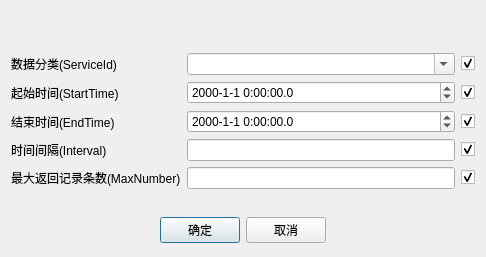
<?xml version="1.0" encoding="UTF-8"?>
<ui version="4.0">
 <class>CTcpEdgeTestHisServiceDlg</class>
 <widget class="QDialog" name="CTcpEdgeTestHisServiceDlg">
  <property name="geometry">
   <rect>
    <x>0</x>
    <y>0</y>
    <width>486</width>
    <height>257</height>
   </rect>
  </property>
  <property name="sizePolicy">
   <sizepolicy hsizetype="Expanding" vsizetype="Expanding">
    <horstretch>0</horstretch>
    <verstretch>0</verstretch>
   </sizepolicy>
  </property>
  <property name="windowTitle">
   <string>连接</string>
  </property>
  <layout class="QGridLayout" name="gridLayout">
   <property name="margin">
    <number>0</number>
   </property>
   <item row="3" column="0">
    <layout class="QHBoxLayout" name="horizontalLayout">
     <property name="margin">
      <number>11</number>
     </property>
     <item>
      <spacer name="horizontalSpacer">
       <property name="orientation">
        <enum>Qt::Horizontal</enum>
       </property>
       <property name="sizeHint" stdset="0">
        <size>
         <width>40</width>
         <height>20</height>
        </size>
       </property>
      </spacer>
     </item>
     <item>
      <widget class="QPushButton" name="btnOK">
       <property name="text">
        <string>确定</string>
       </property>
      </widget>
     </item>
     <item>
      <widget class="QPushButton" name="btnCancel">
       <property name="text">
        <string>取消</string>
       </property>
      </widget>
     </item>
     <item>
      <spacer name="horizontalSpacer_2">
       <property name="orientation">
        <enum>Qt::Horizontal</enum>
       </property>
       <property name="sizeHint" stdset="0">
        <size>
         <width>40</width>
         <height>20</height>
        </size>
       </property>
      </spacer>
     </item>
    </layout>
   </item>
   <item row="0" column="0">
    <layout class="QHBoxLayout" name="horizontalLayout_3">
     <item>
      <widget class="QWidget" name="title" native="true">
       <property name="minimumSize">
        <size>
         <width>0</width>
         <height>36</height>
        </size>
       </property>
       <property name="maximumSize">
        <size>
         <width>16777215</width>
         <height>36</height>
        </size>
       </property>
       <layout class="QHBoxLayout" name="horizontalLayout_4">
        <property name="margin">
         <number>0</number>
        </property>
        <item>
         <widget class="QLabel" name="titleName">
          <property name="text">
           <string/>
          </property>
         </widget>
        </item>
        <item>
         <spacer name="horizontalSpacer_3">
          <property name="orientation">
           <enum>Qt::Horizontal</enum>
          </property>
          <property name="sizeHint" stdset="0">
           <size>
            <width>255</width>
            <height>11</height>
           </size>
          </property>
         </spacer>
        </item>
       </layout>
      </widget>
     </item>
    </layout>
   </item>
   <item row="1" column="0">
    <layout class="QGridLayout" name="gridLayout_2">
     <property name="margin">
      <number>11</number>
     </property>
     <item row="0" column="1">
      <widget class="QComboBox" name="_ServiceId_">
       <property name="sizePolicy">
        <sizepolicy hsizetype="Expanding" vsizetype="Fixed">
         <horstretch>0</horstretch>
         <verstretch>0</verstretch>
        </sizepolicy>
       </property>
       <property name="editable">
        <bool>true</bool>
       </property>
      </widget>
     </item>
     <item row="3" column="0">
      <widget class="QLabel" name="label_6">
       <property name="text">
        <string>时间间隔(Interval)</string>
       </property>
      </widget>
     </item>
     <item row="2" column="1">
      <widget class="QDateTimeEdit" name="_EndTime_">
       <property name="minimumDate">
        <date>
         <year>1970</year>
         <month>1</month>
         <day>1</day>
        </date>
       </property>
       <property name="currentSection">
        <enum>QDateTimeEdit::YearSection</enum>
       </property>
       <property name="displayFormat">
        <string>yyyy-M-d H:mm:ss.z</string>
       </property>
       <property name="timeSpec">
        <enum>Qt::LocalTime</enum>
       </property>
      </widget>
     </item>
     <item row="1" column="0">
      <widget class="QLabel" name="label_4">
       <property name="text">
        <string>起始时间(StartTime)</string>
       </property>
      </widget>
     </item>
     <item row="2" column="0">
      <widget class="QLabel" name="label_5">
       <property name="text">
        <string>结束时间(EndTime)</string>
       </property>
      </widget>
     </item>
     <item row="0" column="0">
      <widget class="QLabel" name="labelServiceId">
       <property name="text">
        <string>数据分类(ServiceId)</string>
       </property>
      </widget>
     </item>
     <item row="0" column="2">
      <widget class="QCheckBox" name="__ServiceId__">
       <property name="text">
        <string/>
       </property>
       <property name="checked">
        <bool>true</bool>
       </property>
      </widget>
     </item>
     <item row="3" column="1">
      <widget class="QLineEdit" name="_Interval_"/>
     </item>
     <item row="3" column="2">
      <widget class="QCheckBox" name="__Interval__">
       <property name="text">
        <string/>
       </property>
       <property name="checked">
        <bool>true</bool>
       </property>
      </widget>
     </item>
     <item row="1" column="1">
      <widget class="QDateTimeEdit" name="_StartTime_">
       <property name="minimumDate">
        <date>
         <year>1970</year>
         <month>1</month>
         <day>1</day>
        </date>
       </property>
       <property name="currentSection">
        <enum>QDateTimeEdit::YearSection</enum>
       </property>
       <property name="displayFormat">
        <string>yyyy-M-d H:mm:ss.z</string>
       </property>
       <property name="timeSpec">
        <enum>Qt::LocalTime</enum>
       </property>
      </widget>
     </item>
     <item row="4" column="2">
      <widget class="QCheckBox" name="__MaxNumber__">
       <property name="text">
        <string/>
       </property>
       <property name="checked">
        <bool>true</bool>
       </property>
      </widget>
     </item>
     <item row="4" column="1">
      <widget class="QLineEdit" name="_MaxNumber_"/>
     </item>
     <item row="1" column="2">
      <widget class="QCheckBox" name="__StartTime__">
       <property name="text">
        <string/>
       </property>
       <property name="checked">
        <bool>true</bool>
       </property>
      </widget>
     </item>
     <item row="4" column="0">
      <widget class="QLabel" name="label_7">
       <property name="text">
        <string>最大返回记录条数(MaxNumber)</string>
       </property>
      </widget>
     </item>
     <item row="2" column="2">
      <widget class="QCheckBox" name="__EndTime__">
       <property name="text">
        <string/>
       </property>
       <property name="checked">
        <bool>true</bool>
       </property>
      </widget>
     </item>
    </layout>
   </item>
  </layout>
 </widget>
 <resources>
  <include location="../../../../TcpEdgeServer/TcpEdgeServer.qrc"/>
 </resources>
 <connections>
  <connection>
   <sender>btnCancel</sender>
   <signal>clicked()</signal>
   <receiver>CTcpEdgeTestHisServiceDlg</receiver>
   <slot>reject()</slot>
   <hints>
    <hint type="sourcelabel">
     <x>330</x>
     <y>66</y>
    </hint>
    <hint type="destinationlabel">
     <x>197</x>
     <y>125</y>
    </hint>
   </hints>
  </connection>
 </connections>
</ui>
